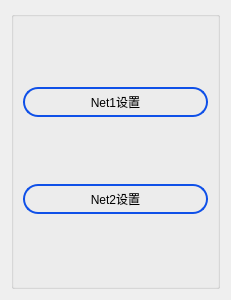
<?xml version="1.0" encoding="UTF-8"?>
<ui version="4.0">
 <class>LocalNetSettingDlg</class>
 <widget class="QDialog" name="LocalNetSettingDlg">
  <property name="geometry">
   <rect>
    <x>0</x>
    <y>0</y>
    <width>231</width>
    <height>300</height>
   </rect>
  </property>
  <property name="minimumSize">
   <size>
    <width>0</width>
    <height>0</height>
   </size>
  </property>
  <property name="windowTitle">
   <string>Dialog</string>
  </property>
  <property name="styleSheet">
   <string notr="true">QPushButton{border:2px solid rgb(15,80,232);border-radius:15px;font: 8pt &quot;Ubuntu&quot;;}

</string>
  </property>
  <layout class="QGridLayout" name="gridLayout">
   <item row="0" column="0">
    <widget class="QGroupBox" name="groupBox">
     <property name="styleSheet">
      <string notr="true">QGroupBox{border:2px solid black;};</string>
     </property>
     <property name="title">
      <string/>
     </property>
     <property name="alignment">
      <set>Qt::AlignCenter</set>
     </property>
     <layout class="QVBoxLayout" name="verticalLayout">
      <item>
       <widget class="QPushButton" name="Net1Btn">
        <property name="minimumSize">
         <size>
          <width>0</width>
          <height>30</height>
         </size>
        </property>
        <property name="maximumSize">
         <size>
          <width>200</width>
          <height>16777215</height>
         </size>
        </property>
        <property name="text">
         <string>Net1设置</string>
        </property>
       </widget>
      </item>
      <item>
       <widget class="QPushButton" name="Net2Btn">
        <property name="minimumSize">
         <size>
          <width>0</width>
          <height>30</height>
         </size>
        </property>
        <property name="maximumSize">
         <size>
          <width>200</width>
          <height>16777215</height>
         </size>
        </property>
        <property name="text">
         <string>Net2设置</string>
        </property>
       </widget>
      </item>
     </layout>
    </widget>
   </item>
  </layout>
 </widget>
 <resources/>
 <connections/>
</ui>
